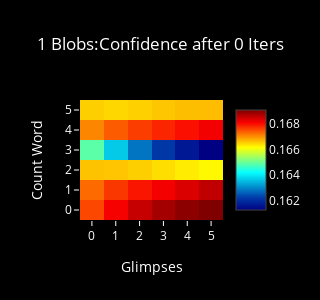
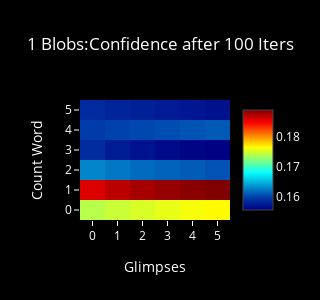
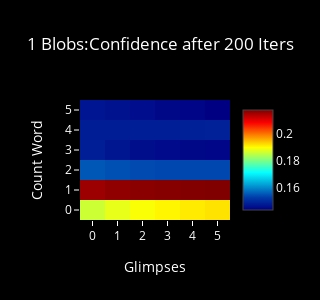
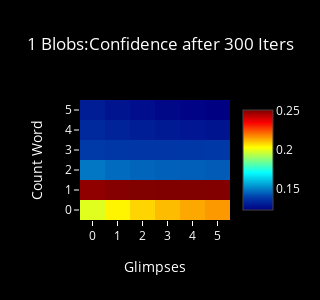

Notebook code cell kept with these figures, in order:
### Code cell
for n, num in enumerate(blob_list):
    for i, it in enumerate(iter_list):
        plot_confidence(i, it, num)
        #plot_choice(i, it, num)

### Figure 1 — Plotly figure (JSON) as saved in the notebook; plotly's stock layout.template omitted (floating-point values rounded to 4 significant figures)
{"data": [{"colorscale": "Jet", "type": "heatmap", "z": [[0.1676, 0.1681, 0.1685, 0.1688, 0.169, 0.1691], [0.1673, 0.1677, 0.168, 0.1682, 0.1684, 0.1686], [0.1666, 0.1666, 0.1665, 0.1664, 0.1663, 0.1662], [0.1649, 0.1637, 0.1628, 0.1622, 0.1617, 0.1613], [0.1671, 0.1674, 0.1676, 0.1678, 0.168, 0.1682], [0.1665, 0.1665, 0.1665, 0.1666, 0.1667, 0.1667]]}], "layout": {"font": {"color": "#FFF"}, "height": 300, "paper_bgcolor": "#000", "plot_bgcolor": "#000", "title": "1 Blobs:Confidence after 0 Iters", "titlefont": {"color": "#FFF"}, "width": 300, "xaxis": {"dtick": 1, "range": [-0.5, 5.5], "tickcolor": "#FFF", "title": "Glimpses"}, "yaxis": {"dtick": 1, "range": [-0.5, 5.5], "tickcolor": "#FFF", "title": "Count Word"}}}

### Figure 2 — Plotly figure (JSON) as saved in the notebook; plotly's stock layout.template omitted (floating-point values rounded to 4 significant figures)
{"data": [{"colorscale": "Jet", "type": "heatmap", "z": [[0.1741, 0.1747, 0.1752, 0.1757, 0.1762, 0.1766], [0.1858, 0.1869, 0.1877, 0.1882, 0.1886, 0.189], [0.163, 0.1624, 0.1619, 0.1615, 0.1611, 0.1608], [0.1587, 0.1576, 0.1569, 0.1564, 0.156, 0.1557], [0.1598, 0.1601, 0.1603, 0.1606, 0.1608, 0.1611], [0.1586, 0.1583, 0.1579, 0.1576, 0.1572, 0.1569]]}], "layout": {"font": {"color": "#FFF"}, "height": 300, "paper_bgcolor": "#000", "plot_bgcolor": "#000", "title": "1 Blobs:Confidence after 100 Iters", "titlefont": {"color": "#FFF"}, "width": 300, "xaxis": {"dtick": 1, "range": [-0.5, 5.5], "tickcolor": "#FFF", "title": "Glimpses"}, "yaxis": {"dtick": 1, "range": [-0.5, 5.5], "tickcolor": "#FFF", "title": "Count Word"}}}

### Figure 3 — Plotly figure (JSON) as saved in the notebook; plotly's stock layout.template omitted (floating-point values rounded to 4 significant figures)
{"data": [{"colorscale": "Jet", "type": "heatmap", "z": [[0.1862, 0.1882, 0.1896, 0.1907, 0.1915, 0.1921], [0.2157, 0.2167, 0.2172, 0.2175, 0.2177, 0.218], [0.1553, 0.1545, 0.1541, 0.1539, 0.1538, 0.1538], [0.1482, 0.1466, 0.1456, 0.145, 0.1446, 0.1443], [0.1479, 0.1479, 0.148, 0.1482, 0.1484, 0.1485], [0.1467, 0.1461, 0.1454, 0.1447, 0.144, 0.1434]]}], "layout": {"font": {"color": "#FFF"}, "height": 300, "paper_bgcolor": "#000", "plot_bgcolor": "#000", "title": "1 Blobs:Confidence after 200 Iters", "titlefont": {"color": "#FFF"}, "width": 300, "xaxis": {"dtick": 1, "range": [-0.5, 5.5], "tickcolor": "#FFF", "title": "Glimpses"}, "yaxis": {"dtick": 1, "range": [-0.5, 5.5], "tickcolor": "#FFF", "title": "Count Word"}}}

### Figure 4 — Plotly figure (JSON) as saved in the notebook; plotly's stock layout.template omitted (floating-point values rounded to 4 significant figures)
{"data": [{"colorscale": "Jet", "type": "heatmap", "z": [[0.1991, 0.2042, 0.2082, 0.2113, 0.2138, 0.2157], [0.2486, 0.25, 0.2506, 0.2507, 0.2506, 0.2504], [0.1488, 0.1471, 0.1459, 0.1452, 0.1446, 0.1442], [0.1384, 0.1377, 0.1375, 0.1375, 0.1378, 0.138], [0.1341, 0.1324, 0.1311, 0.13, 0.1292, 0.1285], [0.1309, 0.1286, 0.1267, 0.1252, 0.1241, 0.1232]]}], "layout": {"font": {"color": "#FFF"}, "height": 300, "paper_bgcolor": "#000", "plot_bgcolor": "#000", "title": "1 Blobs:Confidence after 300 Iters", "titlefont": {"color": "#FFF"}, "width": 300, "xaxis": {"dtick": 1, "range": [-0.5, 5.5], "tickcolor": "#FFF", "title": "Glimpses"}, "yaxis": {"dtick": 1, "range": [-0.5, 5.5], "tickcolor": "#FFF", "title": "Count Word"}}}
